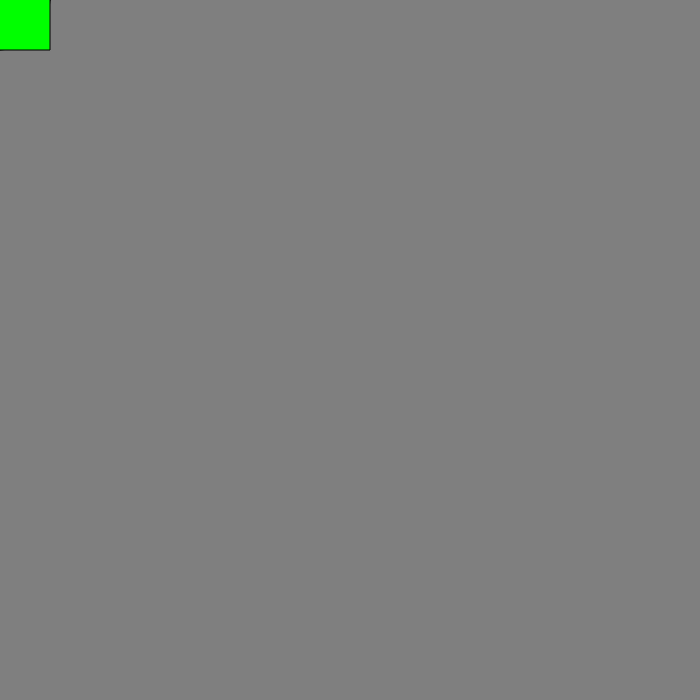
Frame 1 (no input)
Frame 60 (no input): identical to frame 1, image omitted
Frame 120 (the mouse pressed at the canvas centre since frame 60): identical to frame 1, image omitted

The p5.js sketch that drew this single still picture (run headless with seeded random() and noise() and a simulated clock; from frame 60 on, the mouse is pressed at the canvas centre):

// p5.js sketch
// ── sketch.js
//GLOBAL VARIABLES

//ellipse variables
let x = 0;
let y = 0;
let xMove = 0;
let yMove = 0;

//rectangle variable
let rectX = 0;
let rectY = 0;
let size = 100;

//Boolean to stop/start movement
let stop = false; //we could use a zeore her instead

//fill color variable
let r = 0;
let g = 255; 
let b = 0;


function setup() 
{
  createCanvas(700, 700);
  rectMode (CENTER)

}

function draw() 
{
  background(127);
  fill(r, g, b);
  ellipse(x, y, size, size)
  rect(rectX, rectY, size, size)

  if (!stop)
  {
    x += xMove;
    y += yMove;
  }

  


}
